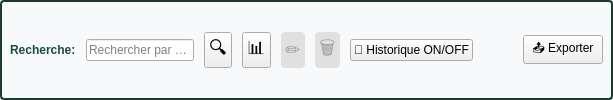
                  <widget class="QWidget" name="widgetZoneCentrale" native="true">
                    <layout class="QVBoxLayout" name="layoutZoneCentrale">
                      <property name="spacing">
                        <number>10</number>
                      </property>
                      <property name="leftMargin">
                        <number>0</number>
                      </property>
                      <property name="topMargin">
                        <number>0</number>
                      </property>
                      <property name="rightMargin">
                        <number>0</number>
                      </property>
                      <property name="bottomMargin">
                        <number>0</number>
                      </property>
                      <item>
                        <widget class="QWidget" name="widgetToolBarReplacement" native="true">
                          <property name="styleSheet">
                            <string>QWidget#widgetToolBarReplacement { background-color: #f8f9fa; border: 2px solid #1A3C2F; border-radius: 4px; padding: 5px; }</string>
                          </property>
                          <layout class="QHBoxLayout" name="layoutToolBarReplacement">
                            <property name="spacing">
                              <number>10</number>
                            </property>
                            <property name="leftMargin">
                              <number>10</number>
                            </property>
                            <property name="topMargin">
                              <number>5</number>
                            </property>
                            <property name="rightMargin">
                              <number>10</number>
                            </property>
                            <property name="bottomMargin">
                              <number>5</number>
                            </property>
                            <item>
                              <widget class="QLabel" name="lblRechercheRapide">
                                <property name="styleSheet">
                                  <string>font-weight: bold; color: #1B4D3E; font-size: 12px;</string>
                                </property>
                                <property name="text">
                                  <string>Recherche:</string>
                                </property>
                              </widget>
                            </item>
                            <item>
                              <widget class="QLineEdit" name="recherche_nom_machine">
                                <property name="placeholderText">
                                  <string>Rechercher par nom...</string>
                                </property>
                              </widget>
                            </item>
                            <item>
                              <widget class="QPushButton" name="btnRechercher">
                                <property name="minimumSize">
                                  <size>
                                    <width>36</width>
                                    <height>36</height>
                                  </size>
                                </property>
                                <property name="maximumSize">
                                  <size>
                                    <width>36</width>
                                    <height>36</height>
                                  </size>
                                </property>
                                <property name="toolTip">
                                  <string>Rechercher</string>
                                </property>
                                <property name="styleSheet">
                                  <string>QPushButton { min-width: 0px; padding: 4px; font-size: 18px; }</string>
                                </property>
                                <property name="text">
                                  <string>🔍</string>
                                </property>
                              </widget>
                            </item>
                            <item>
                              <widget class="QPushButton" name="btnAfficherTableau_machine">
                                <property name="minimumSize">
                                  <size>
                                    <width>36</width>
                                    <height>36</height>
                                  </size>
                                </property>
                                <property name="maximumSize">
                                  <size>
                                    <width>36</width>
                                    <height>36</height>
                                  </size>
                                </property>
                                <property name="toolTip">
                                  <string>Afficher le tableau des machines</string>
                                </property>
                                <property name="styleSheet">
                                  <string>QPushButton { min-width: 0px; padding: 4px; font-size: 18px; }</string>
                                </property>
                                <property name="text">
                                  <string>📊</string>
                                </property>
                                <property name="checkable">
                                  <bool>true</bool>
                                </property>
                              </widget>
                            </item>
                             <item>
                               <widget class="QPushButton" name="btnModifierMachine_machine">
                                 <property name="enabled">
                                   <bool>false</bool>
                                 </property>
                                 <property name="minimumSize">
                                   <size>
                                     <width>36</width>
                                     <height>36</height>
                                   </size>
                                 </property>
                                 <property name="maximumSize">
                                   <size>
                                     <width>36</width>
                                     <height>36</height>
                                   </size>
                                 </property>
                                 <property name="toolTip">
                                   <string>Modifier la machine sélectionnée</string>
                                 </property>
                                 <property name="styleSheet">
                                   <string>QPushButton { min-width: 0px; padding: 4px; font-size: 18px; background-color: #2196F3; color: white; border-radius: 4px; } QPushButton:disabled { background-color: #e0e0e0; color: #9e9e9e; }</string>
                                 </property>
                                 <property name="text">
                                   <string>✏️</string>
                                 </property>
                               </widget>
                             </item>
                             <item>
                               <widget class="QPushButton" name="btnSupprimerMachine_machine">
                                 <property name="enabled">
                                   <bool>false</bool>
                                 </property>
                                 <property name="minimumSize">
                                   <size>
                                     <width>36</width>
                                     <height>36</height>
                                   </size>
                                 </property>
                                 <property name="maximumSize">
                                   <size>
                                     <width>36</width>
                                     <height>36</height>
                                   </size>
                                 </property>
                                 <property name="toolTip">
                                   <string>Supprimer la machine sélectionnée</string>
                                 </property>
                                 <property name="styleSheet">
                                   <string>QPushButton { min-width: 0px; padding: 4px; font-size: 18px; background-color: #f44336; color: white; border-radius: 4px; } QPushButton:disabled { background-color: #e0e0e0; color: #9e9e9e; }</string>
                                 </property>
                                 <property name="text">
                                   <string>🗑️</string>
                                 </property>
                               </widget>
                             </item>
                            <item>
                              <widget class="QPushButton" name="btnHistoriqueToggle_machine">
                                <property name="text">
                                  <string>📜 Historique ON/OFF</string>
                                </property>
                                <property name="checkable">
                                  <bool>true</bool>
                                </property>
                              </widget>
                            </item>
                            <item>
                              <spacer name="rechercheRapideSpacer">
                                <property name="orientation">
                                  <enum>Qt::Orientation::Horizontal</enum>
                                </property>
                                <property name="sizeHint" stdset="0">
                                  <size>
                                    <width>40</width>
                                    <height>20</height>
                                  </size>
                                </property>
                              </spacer>
                            </item>

                            <item>
                              <widget class="QPushButton" name="btnExporter_machine">
                                <property name="text">
                                  <string>📤 Exporter</string>
                                </property>
                              </widget>
                            </item>
                          </layout>
                        </widget>
                      </item>
                    </layout>
                  </widget>
